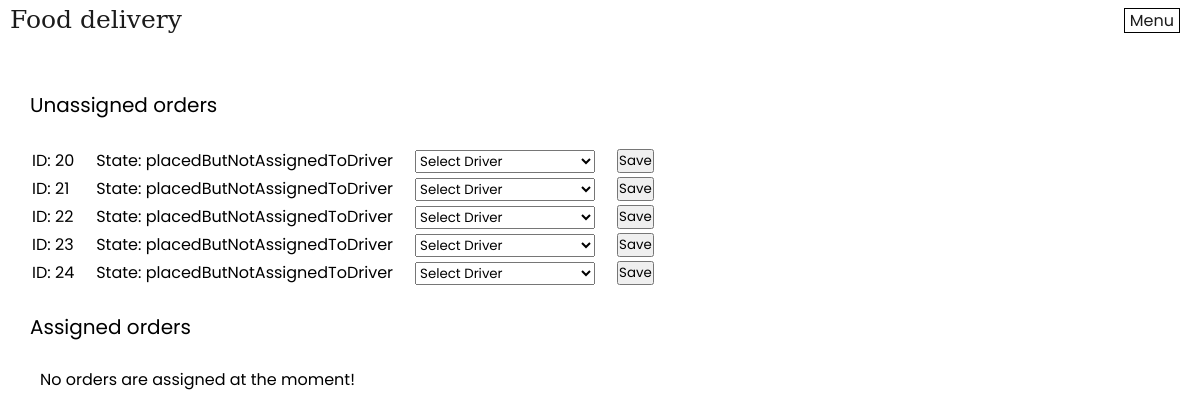
The page /manageDrivers.php (signed in) on the database as committed earlier.
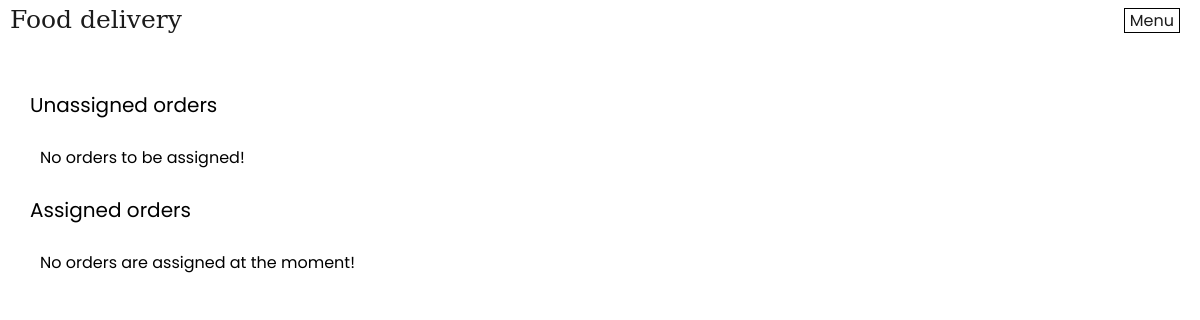
The same page on the database as committed later.
### tables this page shows
CREATE TABLE `order` (
  orderId INT AUTO_INCREMENT NOT NULL PRIMARY KEY,
  additionalInfo TEXT,
  state ENUM("placedButNotAssignedToDriver", "assignedToDriver", "BeingDelivered"),
  dinerId INT NOT NULL,
  driverId INT,
  restaurantId INT NOT NULL,
  FOREIGN KEY (dinerId) REFERENCES person(personId),
  FOREIGN KEY (driverId) REFERENCES person(personId),
  FOREIGN KEY (restaurantId) REFERENCES restaurant(restaurantId)
);

### manageDrivers.php (the view, shortened to what this page needs)
<?php
include "header.php";
include "dbConnect.php"; ?>
<link rel="stylesheet" href="styles/manage-users-style.css">
<div class="main-page-container">
<?php
$orders = $pdo->query("SELECT orderId,O.state,Name,Surname FROM `order` O LEFT JOIN person on driverId = personId")->fetchAll(PDO::FETCH_ASSOC);
$drivers = $pdo->query("SELECT personId,Name,Surname, COUNT(orderId) as pocet FROM person LEFT JOIN `order` on person.personId = `order`.driverId where person.state='driver' group by personId,Name,Surname order by Count(orderId)
")->fetchAll(PDO::FETCH_ASSOC);
print_orders_and_drivers($orders,$drivers);
function print_orders_and_drivers($orders,$drivers){
    echo "<p class='orders-p'>Unassigned orders</p><br>";
    echo "<table class=\"person-table\"> ";
    $unnasigned = [];
    foreach ($orders as $order) {
        if ($order['state']=='placedButNotAssignedToDriver'){
            print_order($order,$drivers,false);
        }
        else{
            array_push($unnasigned,$order);
        }
    }
    if(empty($orders)){
        echo "<p style='margin-left:30px'>No orders to be assigned!</p>";
    }
    echo "</table><br>";
    echo "<p class='orders-p'>Assigned orders</p><br>";
    echo "<table class=\"person-table\"> ";
    if(empty($unnasigned)){
        echo "<p style='margin-left:30px'> No orders are assigned at the moment!</p>";
    }
    echo "</table>";
        }
function print_order($order,$drivers,$assigned){
    $order_id = $order['orderId'];
            echo <<<HTML
            <tr>
                <td class="person-td">ID: $order_id</td>
HTML;
                if(!$assigned){
                    echo"<td class=\"person-td\">State: {$order['state']}</td>";
                }
echo <<<HTML
                <td class="person-td">
                    <form action="#" method="post">
                    <select name="AssignDriver">
                        <option value="" selected disabled hidden>Select Driver</option>
HTML;
            echo <<<HTML
                    </select>
                </td>
                <td class="person-td"><input type="submit" name="submit" value="Save"></td>
                </form>
            </tr>
HTML;
}
?>
</div>

Rows that differ between the two databases and show on the page:
removed order: orderId "20", state "placedButNotAssignedToDriver"
removed order: orderId "21", state "placedButNotAssignedToDriver"
removed order: orderId "22", state "placedButNotAssignedToDriver"
removed order: orderId "23", state "placedButNotAssignedToDriver"
removed order: orderId "24", state "placedButNotAssignedToDriver"
Other text that changed with them:
text now shown: "No orders to be assigned!"
